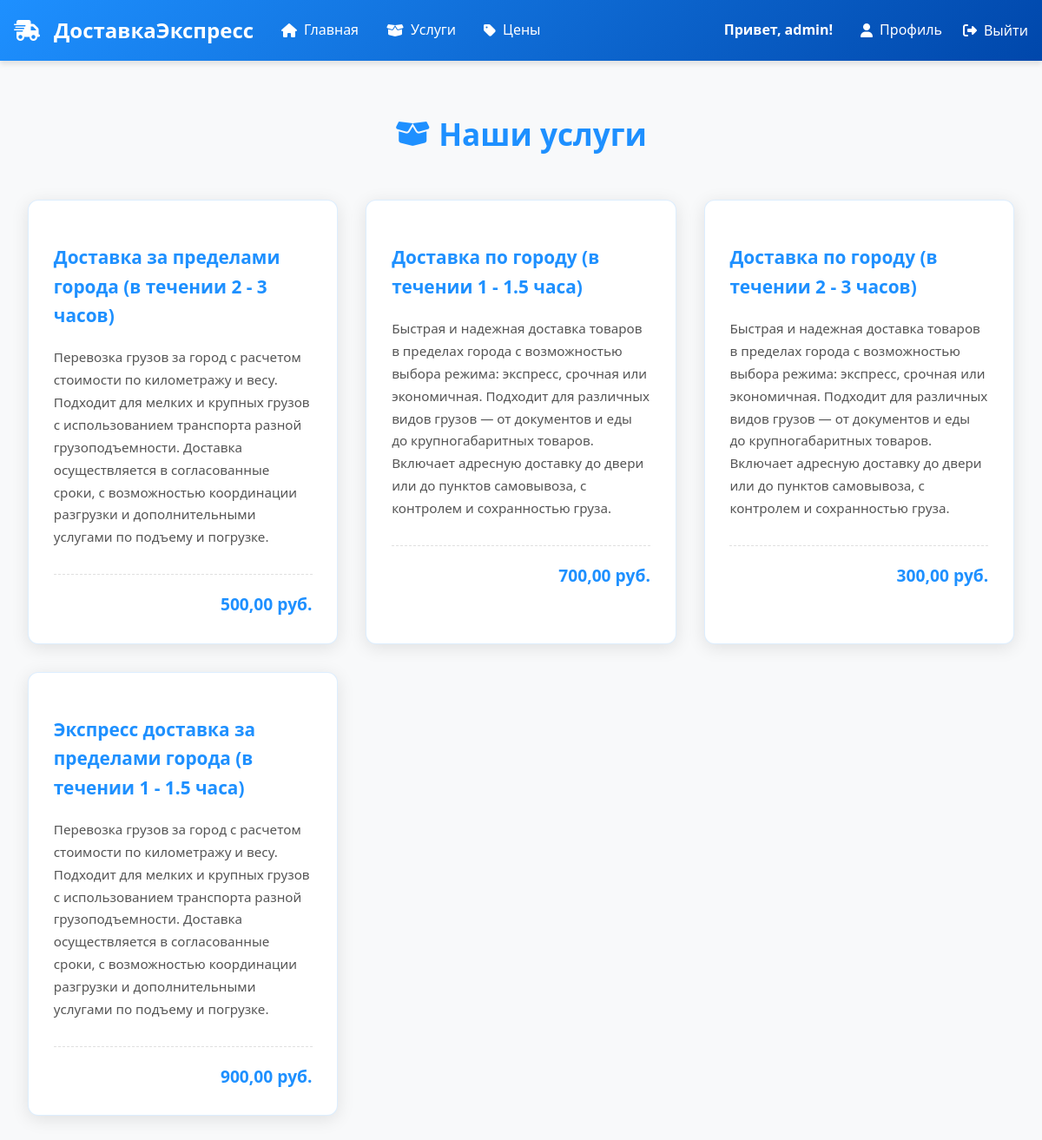
Screenshot of /services/ (signed in) with the database file from the repository.
### delivery/models.py (models this page shows, shortened)
class CustomUser(AbstractUser):
    phone = models.CharField(max_length=20, verbose_name="Телефон", blank=True)
    first_name = models.CharField(max_length=30, verbose_name="Имя", blank=False)
    last_name = models.CharField(max_length=30, verbose_name="Фамилия", blank=False)
    class Meta:
        verbose_name = "Пользователь"
        verbose_name_plural = "Пользователи"

class Service(models.Model):
    name = models.CharField(max_length=100, verbose_name="Название услуги")
    description = models.TextField(verbose_name="Описание услуги")
    price = models.DecimalField(max_digits=10, decimal_places=2, verbose_name="Цена")
    class Meta:
        verbose_name = "Услуга"
        verbose_name_plural = "Услуги"
        ordering = ['name']

### delivery/views.py (the view)
# urls.py: path('services/', views.services, name='services'),
def services(request):
    services = Service.objects.all()  # Получаем все услуги из базы
    return render(request, 'services.html', {'services': services})

### templates/services.html (shortened to what this page needs)
{% extends "base.html" %}
{% block content %}
<div class="services-container">
    <div class="services-title">
        <i class="icon fas fa-box-open"></i>
        <h1>Наши услуги</h1>
    </div>
    <div class="services-grid">
        {% for service in services %}
        <div class="service-card">
            <h3>{{ service.name }}</h3>
            <p>{{ service.description }}</p>
            <div class="price">{{ service.price }} руб.</div>
        </div>
        {% endfor %}
    </div>
</div>
{% endblock %}

### templates/base.html (shortened to what this page needs)
<!DOCTYPE html>
<html lang="ru">
<head>
    <link rel="stylesheet" href="https://cdnjs.cloudflare.com/ajax/libs/font-awesome/6.4.0/css/all.min.css">
</head>
<body>
    <header>
        <div class="container">
            <nav>
                <div class="left-nav">
                    <a href="{% url 'home' %}" class="logo">
                        <i class="fas fa-truck-fast"></i>
                        <span>ДоставкаЭкспресс</span>
                    </a>
                    <a href="{% url 'home' %}"><i class="fas fa-home"></i> Главная</a>
                    <a href="{% url 'services' %}"><i class="fas fa-box-open"></i> Услуги</a>
                    <a href="{% url 'prices' %}"><i class="fas fa-tag"></i> Цены</a>
                </div>
                <div class="right-nav">
                    {% if user.is_authenticated %}
                        <span class="user-greeting">Привет, {{ user.username }}!</span>
                        <a href="{% url 'profile' %}"><i class="fas fa-user"></i> Профиль</a>
                        <form id="logout-form" method="post" action="{% url 'admin:logout' %}">
                            <button type="submit">
                                <i class="fas fa-sign-out-alt"></i> Выйти
                            </button>
                        </form>
                    {% else %}
                        <a href="{% url 'login' %}"><i class="fas fa-sign-in-alt"></i> Вход</a>
                        <a href="{% url 'register' %}"><i class="fas fa-user-plus"></i></a>
                    {% endif %}
                </div>
            </nav>
        </div>
    </header>
    <main class="container">
        {% block content %}{% endblock %}
    </main>
</body>
</html>

### templates/base.html (style rules this page uses)
body { font-family: 'Segoe UI', Tahoma, Geneva, Verdana, sans-serif; margin: 0; padding: 0; line-height: 1.6; background-color: #f8f9fa; }
header { background: linear-gradient(135deg, #1e90ff, #0047ab); color: white; padding: 1rem 0; box-shadow: 0 4px 6px rgba(0, 0, 0, 0.1); }
.container { max-width: 1800px; margin: 0 auto; padding: 0 1rem; }
nav { display: flex; justify-content: space-between; align-items: center; }
.left-nav, .right-nav { display: flex; align-items: center; }
.left-nav { gap: 2rem; }
.right-nav { gap: 1.5rem; }
nav a { color: white; text-decoration: none; font-weight: 500; transition: all 0.3s ease; display: flex; align-items: center; gap: 0.5rem; }
.logo { font-weight: 700; font-size: 1.5rem; display: flex; align-items: center; color: white; }
.logo i { margin-right: 0.5rem; }
.user-greeting { font-weight: 600; margin-right: 0.5rem; }
#logout-form button { background: none; border: none; color: white; font-weight: 500; font-family: inherit; font-size: inherit; cursor: pointer; display: flex; align-items: center; gap: 0.5rem; padding: 0; }

### templates/services.html (style rules this page uses)
body { font-family: 'Segoe UI', Tahoma, Geneva, Verdana, sans-serif; color: #333; line-height: 1.6; margin: 0; padding: 0; background-color: #f8f9fa; }
.services-title { display: flex; align-items: center; margin-bottom: 1.5rem; justify-content: center; }
.services-title h1 { font-family: 'Segoe UI', Tahoma, Geneva, Verdana, sans-serif; font-size: 2.2rem; color: #1e90ff; margin-left: 10px; font-weight: 600; text-align: center; }
.services-title .icon { font-size: 2rem; color: #1e90ff; }
.services-container { max-width: 1800px; margin: 2rem auto; padding: 0 1rem; }
.services-grid { display: grid; grid-template-columns: repeat(4, 1fr); gap: 2rem; justify-items: stretch; }
.service-card { background: white; border-radius: 12px; padding: 1.8rem; box-shadow: 0 4px 20px rgba(0, 0, 0, 0.1); transition: all 0.3s ease; border: 1px solid rgba(30, 144, 255, 0.15); width: 100%; box-sizing: border-box; }
.service-card h3 { font-size: 1.3rem; color: #1e90ff; margin-bottom: 1.2rem; font-weight: 600; }
.service-card p { color: #555; line-height: 1.7; margin-bottom: 1.8rem; font-size: 0.95rem; }
.price { font-weight: 700; color: #1e90ff; text-align: right; padding-top: 1.2rem; border-top: 1px dashed #e0e0e0; font-size: 1.2rem; }
@media (max-width: 1200px) { .services-grid { grid-template-columns: repeat(auto-fit, minmax(280px, 1fr)); } }

### rows the page displays
CustomUser: username "admin"
Service: name "Доставка за пределами города (в течении 2 - 3 часов)", description "Перевозка грузов за город с расчетом стоимости по километражу и весу. Подходит для мелких и крупных грузов с использованием транспорта разной грузоподъемности. Доставка осуществляется в согласованные сроки, с возможностью координации разгрузки и дополнительными услугами по подъему и погрузке.", price "500,00"
Service: name "Доставка по городу (в течении 1 - 1.5 часа)", description "Быстрая и надежная доставка товаров в пределах города с возможностью выбора режима: экспресс, срочная или экономичная. Подходит для различных видов грузов — от документов и еды до крупногабаритных товаров. Включает адресную доставку до двери или до пунктов самовывоза, с контролем и сохранностью груза.", price "700,00"
Service: name "Доставка по городу (в течении 2 - 3 часов)", description "Быстрая и надежная доставка товаров в пределах города с возможностью выбора режима: экспресс, срочная или экономичная. Подходит для различных видов грузов — от документов и еды до крупногабаритных товаров. Включает адресную доставку до двери или до пунктов самовывоза, с контролем и сохранностью груза.", price "300,00"
Service: name "Экспресс доставка за пределами города (в течении 1 - 1.5 часа)", description "Перевозка грузов за город с расчетом стоимости по километражу и весу. Подходит для мелких и крупных грузов с использованием транспорта разной грузоподъемности. Доставка осуществляется в согласованные сроки, с возможностью координации разгрузки и дополнительными услугами по подъему и погрузке.", price "900,00"
